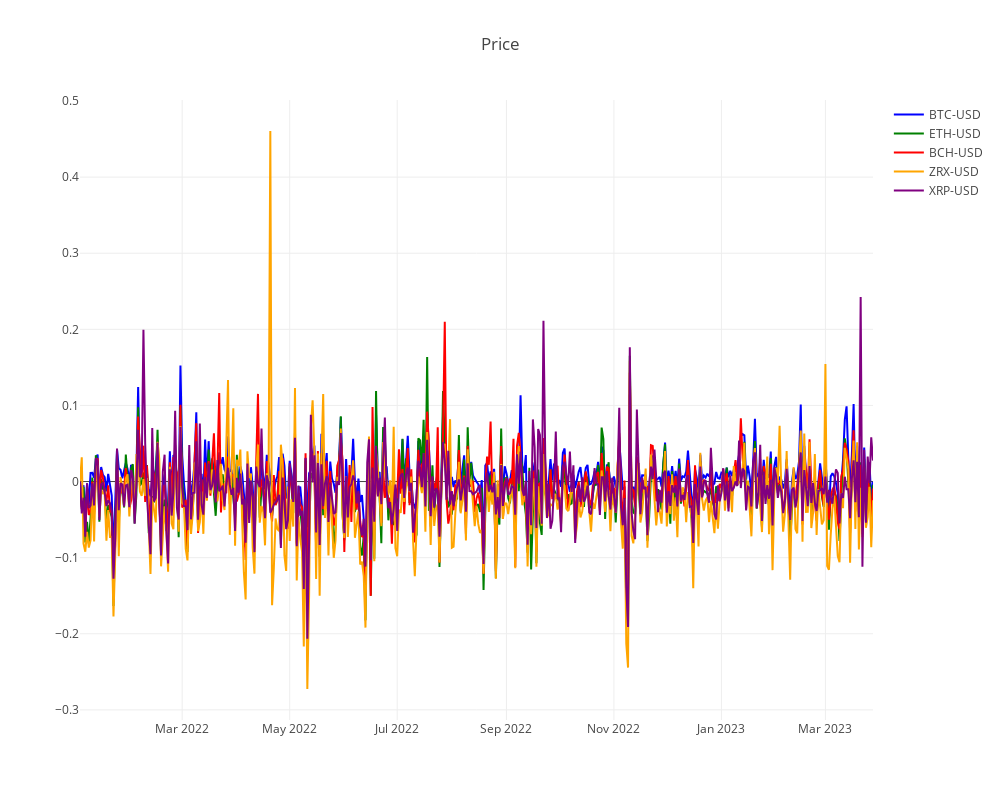

Notebook code cell kept with this figure:
### Code cell
import plotly.graph_objects as go
import pandas as pd

# Assuming 'comb' is a DataFrame with the index as the x-axis values
x_values = comb.index

# Create a plotly line chart
fig = go.Figure()

# Add lines for each cryptocurrency with custom colors
fig.add_trace(go.Scatter(
    x=x_values, y=comb['BTC-USD'], mode='lines', name='BTC-USD', line=dict(color='blue', width=2)))
fig.add_trace(go.Scatter(
    x=x_values, y=comb['ETH-USD'], mode='lines', name='ETH-USD', line=dict(color='green', width=2)))
fig.add_trace(go.Scatter(
    x=x_values, y=comb['BCH-USD'], mode='lines', name='BCH-USD', line=dict(color='red', width=2)))
fig.add_trace(go.Scatter(
    x=x_values, y=comb['ZRX-USD'], mode='lines', name='ZRX-USD', line=dict(color='orange', width=2)))
fig.add_trace(go.Scatter(
    x=x_values, y=comb['XRP-USD'], mode='lines', name='XRP-USD', line=dict(color='purple', width=2)))

# Set the chart title
fig.update_layout(title='Price')

# Set the chart size
fig.update_layout(height=800, width=1000)

fig.show()

### Figure 1 — Plotly figure (JSON) as saved in the notebook; plotly's stock layout.template omitted (floating-point values rounded to 4 significant figures; data arrays with more than 128 entries replaced by an {"elided": "..."} marker saying what was removed)
{"data": [{"line": {"color": "blue", "width": 2}, "mode": "lines", "name": "BTC-USD", "type": "scatter", "x": {"elided": "451 str values"}, "y": {"elided": "451 float values"}}, {"line": {"color": "green", "width": 2}, "mode": "lines", "name": "ETH-USD", "type": "scatter", "x": {"elided": "451 str values"}, "y": {"elided": "451 float values"}}, {"line": {"color": "red", "width": 2}, "mode": "lines", "name": "BCH-USD", "type": "scatter", "x": {"elided": "451 str values"}, "y": {"elided": "451 float values"}}, {"line": {"color": "orange", "width": 2}, "mode": "lines", "name": "ZRX-USD", "type": "scatter", "x": {"elided": "451 str values"}, "y": {"elided": "451 float values"}}, {"line": {"color": "purple", "width": 2}, "mode": "lines", "name": "XRP-USD", "type": "scatter", "x": {"elided": "451 str values"}, "y": {"elided": "451 float values"}}], "layout": {"height": 800, "title": {"text": "Price"}, "width": 1000}}
